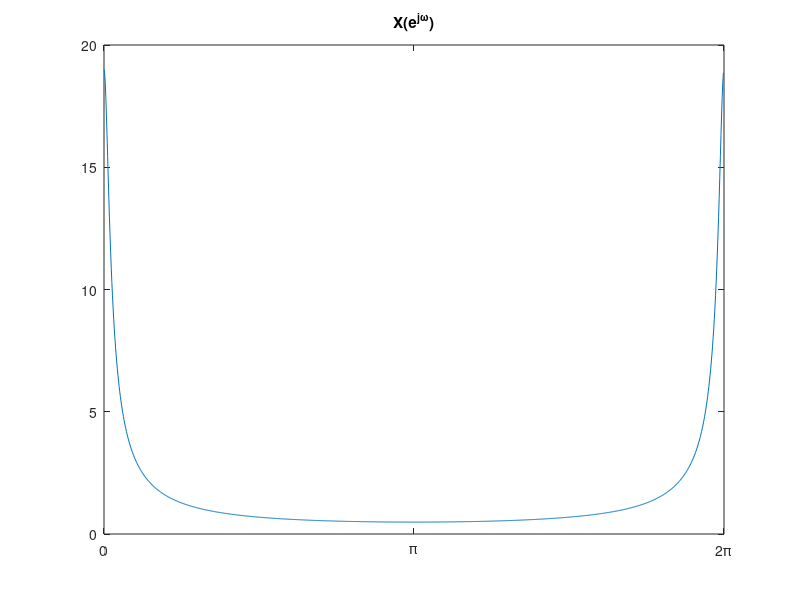

This chart was generated by the following MATLAB code:
w = (0:1023)*2*pi/1024;
alpha = 0.95;
mag_dtft = sqrt(1 ./ (1./alpha.^2 - (2./alpha * cos(w)) + 1));

figure
plot(w,mag_dtft)
xticks([-3*pi -2*pi -pi 0 pi 2*pi 3*pi])
xticklabels({'-3\pi','-2\pi','-\pi','0','\pi','2\pi','3\pi'})
title('X(e^{j\omega})')
ylim([0 20])
xlim([0 (2*pi)])